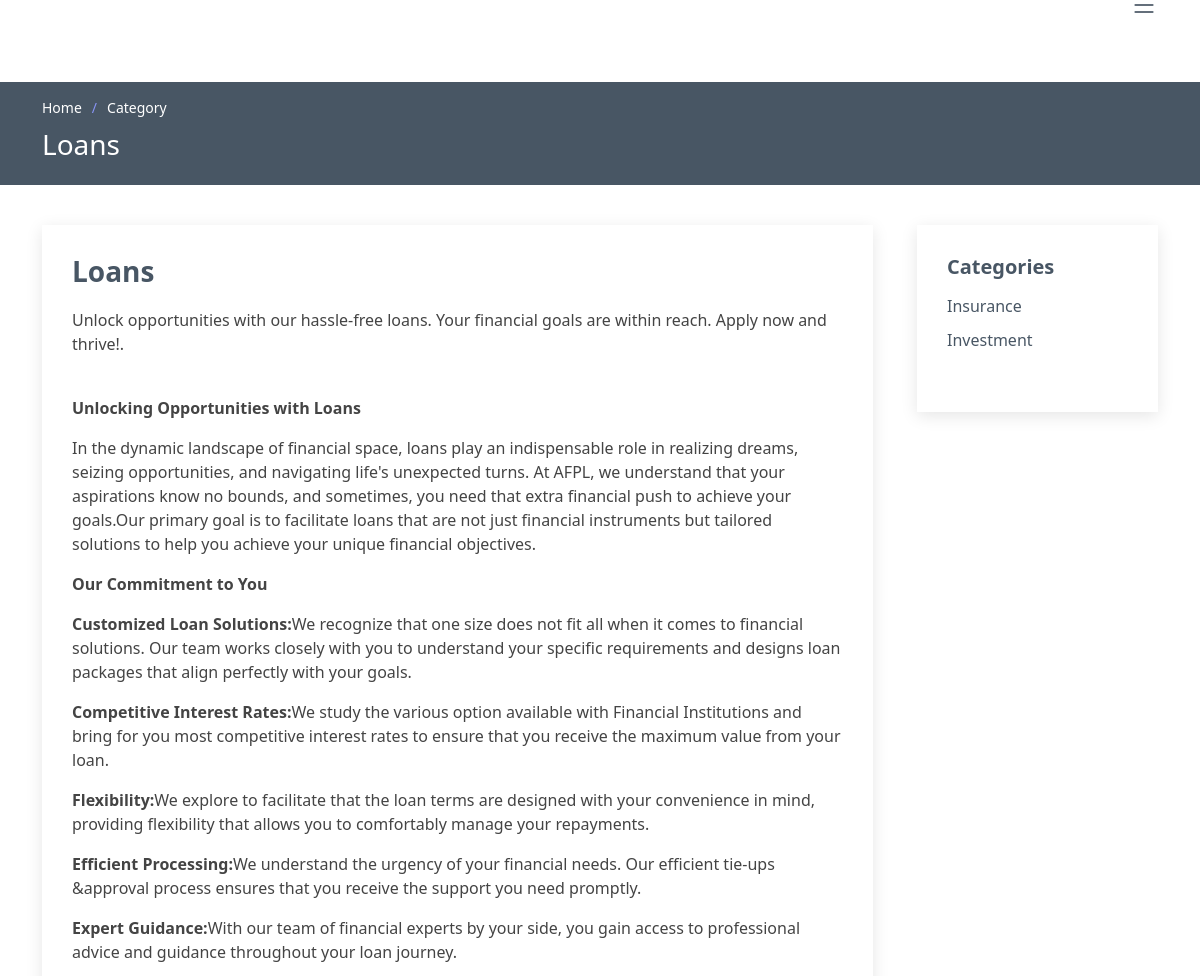
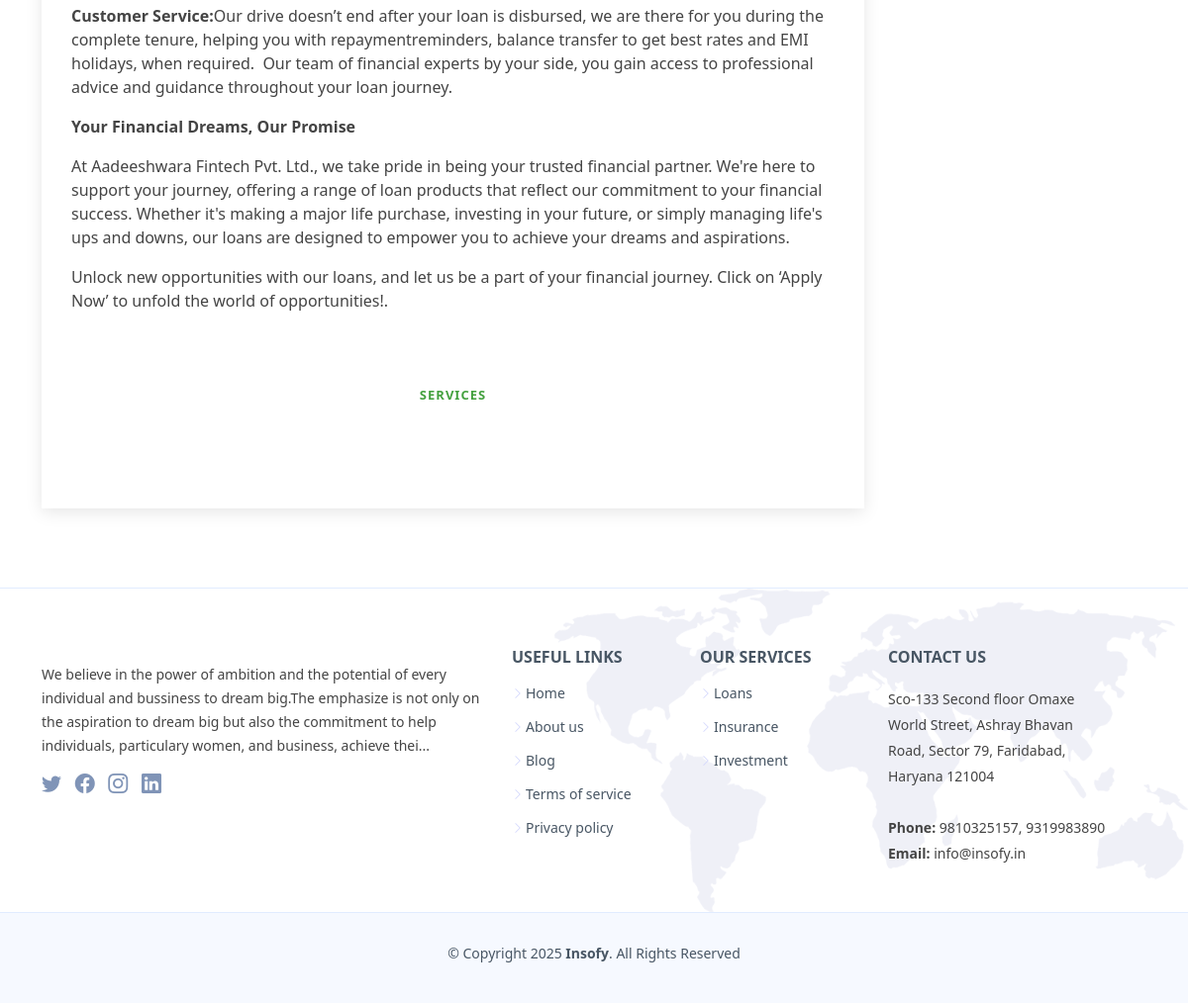
Page /category.php?action=category&id=1 on the committed database (2 pictures, top to bottom).
### tables this page shows
CREATE TABLE `category` (
  `id` int(11) NOT NULL,
  `category` varchar(255) NOT NULL,
  `photo` varchar(200) NOT NULL,
  `btn_name` varchar(50) NOT NULL,
  `detail` text NOT NULL,
  `title` varchar(255) NOT NULL,
  `metatag` text NOT NULL,
  `descp` text NOT NULL
);

CREATE TABLE `content` (
  `id` int(11) NOT NULL,
  `category` varchar(50) NOT NULL,
  `heading` text NOT NULL,
  `photo` varchar(255) NOT NULL,
  `detail` text NOT NULL,
  `status` varchar(20) NOT NULL,
  `title` varchar(255) NOT NULL,
  `metatag` text NOT NULL,
  `descp` text NOT NULL
);

### includes/config.php (called while the page is built, shortened)
<?php ob_start();
include_once("secure_panel_adinath/com/sqlConnection.php");
$db=new sqlConnection();
?>

### secure_panel_adinath/com/sqlConnection.php (called while the page is built, shortened)
<?php
  class sqlConnection {
	  private $conn;
	  public function __construct(){
	  $this->host = "localhost";
		  $this->user = "root";
		  $this->pass = '$lRP$~gH+~F4';
		  $this->database = "tenac4dh_adinath";
		 $conn=$this->conn = mysqli_connect( $this->host,$this->user,$this->pass,$this->database) or die( "<center><span style='color:red; !!!</span></center>" );
	  }
	  public function fireQuery( $qry ) {
		  if( !empty( $qry ) ) {
			  $this->query = mysqli_query($this->conn, $qry );
			  return $this->query;
		  }
		  else {
			  die( "<center><span style='color:red; font-weight:bold'>Database Table Error !!!</span></center>" );
		  }
	  }
	  public function fetchAssoc( $param ){
			  if(!empty( $param ) ){
				  if( mysqli_num_rows( $param ) > 0 ) {
					  while( $rs = mysqli_fetch_assoc( $param ) ) {
					  $arr[] = $rs;
					  }
				  return $arr;
			  } else {
				 return NULL;
			  }
		  }
	  }
  }
?>

### category.php (the view, shortened to what this page needs)
<?php include_once 'includes/header.php';?>
<?php if(isset($_REQUEST["action"]) && $_REQUEST["action"] == 'category' )
{
	$sel=$db->fetchAssoc($db->fireQuery("select * from category where id='".$_REQUEST['id']."'"));?>
<main id="main">
    <section class="breadcrumbs">
      <div class="container">
        <ol>
          <li><a href="index.php">Home</a></li>
          <li>Category</li>
        </ol>
        <h2><?php echo $sel[0]['category'];?></h2>
      </div>
    </section>
    <section id="blog" class="blog">
      <div class="container" data-aos="fade-up">
        <div class="row">
          <div class="col-lg-9 entries">
            <article class="entry">
              <h2 class="entry-title">
                <a href=""><?php echo $sel[0]['category'];?></a>
              </h2>
              <div class="entry-content">
                <p>
                 <?php echo $sel[0]['detail'];?>
                </p>
              </div>
    <section id="services" class="services">
      <div class="container" data-aos="fade-up">
        <header class="section-header">
          <h2>Services</h2>
        </header>
<?php $arr=array('blue','orange','green','red','purple','pink');?>
      </div>
    </section>
            </article>
          </div>
          <div class="col-lg-3">
            <div class="sidebar">
              <h3 class="sidebar-title">Categories</h3>
              <div class="sidebar-item categories">
                <ul>
				<?php $sel=$db->fetchAssoc($db->fireQuery("select * from category where `id`!='".$_REQUEST['id']."' order by id asc"));
for($i=0;$i<count($sel);$i++){?>
                  <li><a href="category.php?action=category&id=<?php echo $sel[$i]['id'];?>"><?php echo $sel[$i]['category'];?></a></li>
<?php } ?>
                </ul>
              </div>
            </div>
          </div>
        </div>
      </div>
    </section>
</main>
<?php } include_once 'includes/footer.php';?>

### includes/footer.php (shortened to what this page needs)
  <footer id="footer" class="footer">
    <div class="footer-top">
      <div class="container">
        <div class="row gy-4">
          <div class="col-lg-5 col-md-12 footer-info">
<?php $about=$db->fetchAssoc($db->fireQuery("select * from `content` where `category`='About Us' order by id desc"));?>
            <p><?php echo substr(strip_tags($about[0]['detail']),0,250);?>...</p>
            <div class="social-links mt-3">
              <a href="#" class="twitter"><i class="bi bi-twitter"></i></a>
              <a href="#" class="facebook"><i class="bi bi-facebook"></i></a>
              <a href="#" class="instagram"><i class="bi bi-instagram"></i></a>
              <a href="#" class="linkedin"><i class="bi bi-linkedin"></i></a>
            </div>
          </div>
          <div class="col-lg-2 col-6 footer-links">
            <h4>Useful Links</h4>
            <ul>
              <li><i class="bi bi-chevron-right"></i> <a href="index.php">Home</a></li>
              <li><i class="bi bi-chevron-right"></i> <a href="about-us.php">About us</a></li>
              <li><i class="bi bi-chevron-right"></i> <a href="blog.php">Blog</a></li>
              <li><i class="bi bi-chevron-right"></i> <a href="terms.php">Terms of service</a></li>
              <li><i class="bi bi-chevron-right"></i> <a href="privacy.php">Privacy policy</a></li>
            </ul>
          </div>
          <div class="col-lg-2 col-6 footer-links">
            <h4>Our Services</h4>
            <ul>
 <?php $cat=$db->fetchAssoc($db->fireQuery("select * from `category` order by id asc limit 0,6"));
				  for($h=0;$h<count($cat);$h++){?>
              <li><i class="bi bi-chevron-right"></i> <a href="#"><?php echo $cat[$h]['category'];?></a></li>
<?php } ?>
            </ul>
          </div>
          <div class="col-lg-3 col-md-12 footer-contact text-center text-md-start">
            <h4>Contact Us</h4>
            <p>Sco-133 Second floor Omaxe<br/>
World Street, Ashray Bhavan<br/>
Road, Sector 79, Faridabad,<br/>
Haryana 121004<br><br>
              <strong>Phone:</strong> 9810325157, 9319983890<br>
              <strong>Email:</strong> info@insofy.in<br>
            </p>
          </div>
        </div>
      </div>
    </div>
    <div class="container">
      <div class="copyright">
        &copy; Copyright <?php echo date('Y');?> <strong><span> Insofy</span></strong>. All Rights Reserved
      </div>
      <div class="credits">
      </div>
    </div>
  </footer>
</body>
</html>

### assets/css/style.css (style rules this page uses)
:root { scroll-behavior: smooth; }
body { font-family: var(--bs-body-font-family); color: #444444; }
a { color: #43A03E; text-decoration: none; }
section { padding: 60px 0; overflow: hidden; }
.section-header { text-align: center; padding-bottom: 40px; }
.section-header h2 { font-size: 13px; letter-spacing: 1px; font-weight: 700; margin: 0; color: #43A03E; text-transform: uppercase; }
.breadcrumbs { padding: 15px 0; background: #485664; min-height: 40px; margin-top: 82px; color: #fff; }
.breadcrumbs h2 { font-size: 28px; font-weight: 500; }
.breadcrumbs ol { display: flex; flex-wrap: wrap; list-style: none; padding: 0 0 10px 0; margin: 0; font-size: 14px; }
.breadcrumbs ol a { color: #fff; transition: 0.3s; }
.breadcrumbs ol li+li { padding-left: 10px; }
.breadcrumbs ol li+li::before { display: inline-block; padding-right: 10px; color: #8894f6; content: "/"; }
.blog { padding: 40px 0 20px 0; }
.blog .entry { padding: 30px; margin-bottom: 60px; box-shadow: 0 4px 16px rgba(0, 0, 0, 0.1); }
.blog .entry .entry-title { font-size: 28px; font-weight: bold; padding: 0; margin: 0 0 20px 0; }
.blog .entry .entry-title a { color: #485664; transition: 0.3s; }
.blog .entry .entry-content p { line-height: 24px; }
.blog .sidebar { padding: 30px; margin: 0 0 60px 20px; box-shadow: 0 4px 16px rgba(0, 0, 0, 0.1); }
.blog .sidebar .sidebar-title { font-size: 20px; font-weight: 700; padding: 0 0 0 0; margin: 0 0 15px 0; color: #485664; position: relative; }
.blog .sidebar .sidebar-item { margin-bottom: 30px; }
.blog .sidebar .categories ul { list-style: none; padding: 0; }
.blog .sidebar .categories ul li+li { padding-top: 10px; }
.blog .sidebar .categories ul a { color: #485664; transition: 0.3s; }
.footer { background: #f6f9ff; padding: 0 0 30px 0; font-size: 14px; }
.footer .footer-top { background: white url(../img/footer-bg.png) no-repeat right top; background-size: contain; border-top: 1px solid #e1ecff; border-bottom: 1px solid #e1ecff; padding: 60px 0 30px 0; }
.footer .footer-top .footer-info { margin-bottom: 30px; }
.footer .footer-top .footer-info p { font-size: 14px; line-height: 24px; margin-bottom: 0; }
.footer .footer-top .social-links a { font-size: 20px; display: inline-block; color: rgba(1, 41, 112, 0.5); line-height: 0; margin-right: 10px; transition: 0.3s; }
.footer .footer-top h4 { font-size: 16px; font-weight: bold; color: #485664; text-transform: uppercase; position: relative; padding-bottom: 12px; }
.footer .footer-top .footer-links { margin-bottom: 30px; }
.footer .footer-top .footer-links ul { list-style: none; padding: 0; margin: 0; }
.footer .footer-top .footer-links ul i { padding-right: 2px; color: #d0d4fc; font-size: 12px; line-height: 0; }
.footer .footer-top .footer-links ul li { padding: 10px 0; display: flex; align-items: center; }
.footer .footer-top .footer-links ul li:first-child { padding-top: 0; }
.footer .footer-top .footer-links ul a { color: #485664; transition: 0.3s; display: inline-block; line-height: 1; }
.footer .footer-top .footer-contact p { line-height: 26px; }
.footer .copyright { text-align: center; padding-top: 30px; color: #485664; }
.footer .credits { padding-top: 10px; text-align: center; font-size: 13px; color: #485664; }

### rows in the picture
category: category "Loans", detail "Unlock opportunities with our hassle-free loans. Your financial goals are within reach. Apply now and thrive!. Unlocking Opportunities with Loans In the dynamic landscape of financial space, loans play an indispensable role in realizing dreams, seizing opportunities, and navigating life's unexpected turns. At AFPL, we understand that your aspirations know no bounds, and sometimes, you need that extra financial push to achieve your goals.Our primary goal is to facilitate loans that are not just financial instruments but tailored solutions to help you achieve your unique financial objectives. Our Commitment to You Customized Loan Solutions: We recognize that one size does not fit all when it…"
category: category "Insurance"
category: category "Investment"
content: detail "We believe in the power of ambition and the potential of every individual and bussiness to dream big.The emphasize is not only on the aspiration to dream big but also the commitment to help individuals, particulary women, and business, achieve thei"
